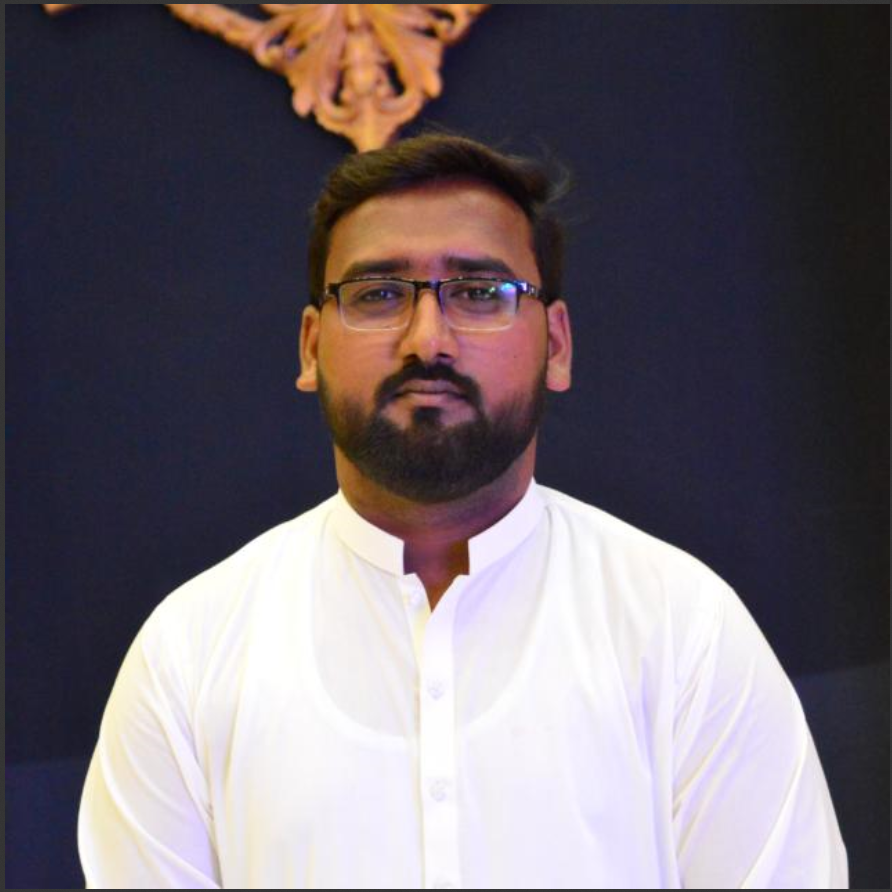
#> input picture photos/my pic.PNG, 892 x 892 px
$ python rescale.py
#> lines starting #> are read from the running program, lines starting #| are printed output that depends on the picture
import cv2 as cv

# # # reading images
img = cv.imread('photos/my pic.PNG')
#> img is the input picture: shape (892, 892, 3); mean B, G, R 108.8, 101.8, 110.4

cv.imshow('Sajjad',img)

def rescaleFrame(frame,scale=0.75):
#> called with scale = 0.75
    width = int(frame.shape[1]*scale)
#> width = 669
    height = int(frame.shape[0]*scale)
#> height = 669
    dimmentions = (width,height)
#> dimmentions = (669, 669)
    return cv.resize(frame,dimmentions,interpolation=cv.INTER_AREA)


def changeReolution(width, height):
    capture.set(3,width)
    capture.set(4,height)


resize_img = rescaleFrame(img)
cv.imshow('Sajjad_resized',resize_img)


capture = cv.VideoCapture('videos/vid.mp4')

while True:
    isTrue, frame = capture.read()
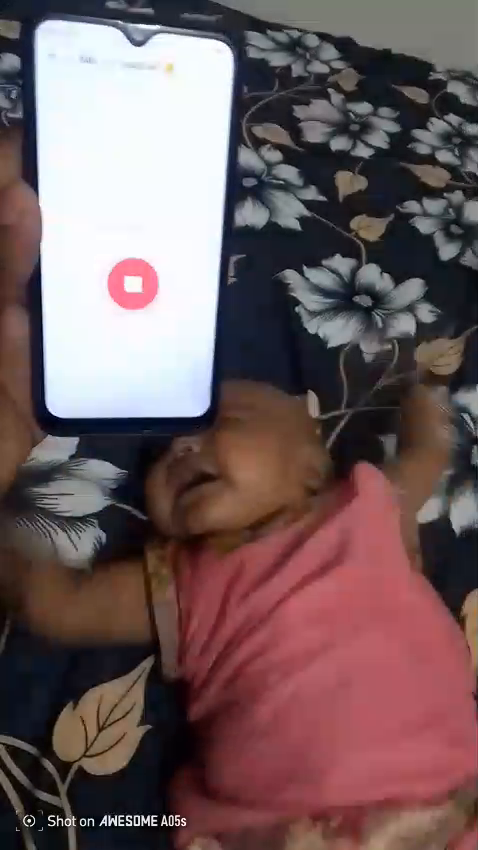
#> input picture frame 22 of videos/vid.mp4, 478 x 850 px
#> frame is the input picture: shape (850, 478, 3); mean B, G, R 95.2, 93.3, 113.7

    frame_resized = rescaleFrame(frame,scale=.2)
#> call 2 of rescaleFrame, with scale = 0.2
#> in rescaleFrame (call 2), `return cv.resize(frame,dimmentions,interpolation=cv.INTER_AREA)`:
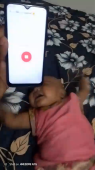
#> returned value: shape (170, 95, 3); mean of channels 0, 1, 2 95.2, 93.3, 113.6; drawn as B, G, R
    cv.imshow('Video',frame)
    cv.imshow('Resized Video',frame_resized)
    if(cv.waitKey(20)& 0xFF==ord('d')):
#> (key Esc is pressed here)
        break
capture.release()
cv.destroyAllWindows()


cv.waitKey(0)
